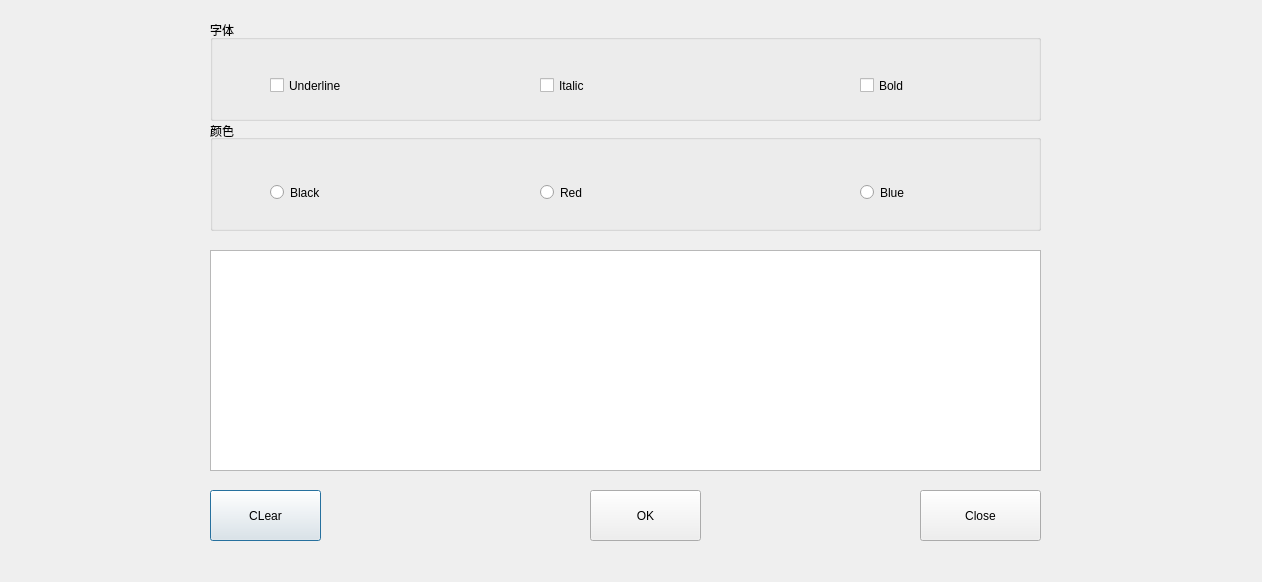
<?xml version="1.0" encoding="UTF-8"?>
<ui version="4.0">
 <class>Dialog</class>
 <widget class="QDialog" name="Dialog">
  <property name="geometry">
   <rect>
    <x>0</x>
    <y>0</y>
    <width>1262</width>
    <height>582</height>
   </rect>
  </property>
  <property name="windowTitle">
   <string>Dialog</string>
  </property>
  <property name="windowIcon">
   <iconset resource="image.qrc">
    <normaloff>:/new/prefix1/Data/Qt_logo.ico</normaloff>:/new/prefix1/Data/Qt_logo.ico</iconset>
  </property>
  <widget class="QPlainTextEdit" name="plainTextEdit">
   <property name="geometry">
    <rect>
     <x>210</x>
     <y>250</y>
     <width>831</width>
     <height>221</height>
    </rect>
   </property>
   <property name="cursor" stdset="0">
    <cursorShape>ArrowCursor</cursorShape>
   </property>
  </widget>
  <widget class="QGroupBox" name="GB_SIze">
   <property name="geometry">
    <rect>
     <x>210</x>
     <y>20</y>
     <width>831</width>
     <height>101</height>
    </rect>
   </property>
   <property name="cursor">
    <cursorShape>PointingHandCursor</cursorShape>
   </property>
   <property name="layoutDirection">
    <enum>Qt::LeftToRight</enum>
   </property>
   <property name="autoFillBackground">
    <bool>true</bool>
   </property>
   <property name="title">
    <string>字体</string>
   </property>
   <property name="flat">
    <bool>true</bool>
   </property>
   <property name="checkable">
    <bool>false</bool>
   </property>
   <widget class="QCheckBox" name="Check_Underline">
    <property name="geometry">
     <rect>
      <x>60</x>
      <y>50</y>
      <width>121</width>
      <height>31</height>
     </rect>
    </property>
    <property name="text">
     <string>Underline</string>
    </property>
   </widget>
   <widget class="QCheckBox" name="Check_Italic">
    <property name="geometry">
     <rect>
      <x>330</x>
      <y>50</y>
      <width>121</width>
      <height>31</height>
     </rect>
    </property>
    <property name="text">
     <string>Italic</string>
    </property>
   </widget>
   <widget class="QCheckBox" name="Check_Bold">
    <property name="geometry">
     <rect>
      <x>650</x>
      <y>50</y>
      <width>121</width>
      <height>31</height>
     </rect>
    </property>
    <property name="text">
     <string>Bold</string>
    </property>
   </widget>
  </widget>
  <widget class="QGroupBox" name="GB_Color">
   <property name="geometry">
    <rect>
     <x>210</x>
     <y>120</y>
     <width>831</width>
     <height>111</height>
    </rect>
   </property>
   <property name="cursor">
    <cursorShape>PointingHandCursor</cursorShape>
   </property>
   <property name="layoutDirection">
    <enum>Qt::LeftToRight</enum>
   </property>
   <property name="title">
    <string>颜色</string>
   </property>
   <property name="alignment">
    <set>Qt::AlignLeading|Qt::AlignLeft|Qt::AlignVCenter</set>
   </property>
   <property name="flat">
    <bool>true</bool>
   </property>
   <widget class="QRadioButton" name="radio_Bt_Black">
    <property name="geometry">
     <rect>
      <x>60</x>
      <y>60</y>
      <width>120</width>
      <height>25</height>
     </rect>
    </property>
    <property name="text">
     <string>Black</string>
    </property>
   </widget>
   <widget class="QRadioButton" name="radio_Bt_Red">
    <property name="geometry">
     <rect>
      <x>330</x>
      <y>60</y>
      <width>120</width>
      <height>25</height>
     </rect>
    </property>
    <property name="text">
     <string>Red</string>
    </property>
   </widget>
   <widget class="QRadioButton" name="radio_Bt_Blue">
    <property name="geometry">
     <rect>
      <x>650</x>
      <y>60</y>
      <width>120</width>
      <height>25</height>
     </rect>
    </property>
    <property name="text">
     <string>Blue</string>
    </property>
   </widget>
  </widget>
  <widget class="QPushButton" name="Bt_Clear">
   <property name="geometry">
    <rect>
     <x>210</x>
     <y>490</y>
     <width>111</width>
     <height>51</height>
    </rect>
   </property>
   <property name="cursor">
    <cursorShape>PointingHandCursor</cursorShape>
   </property>
   <property name="text">
    <string>CLear</string>
   </property>
   <property name="icon">
    <iconset resource="image.qrc">
     <normaloff>:/new/prefix1/Data/Exit.jpg</normaloff>:/new/prefix1/Data/Exit.jpg</iconset>
   </property>
  </widget>
  <widget class="QPushButton" name="Bt_OK">
   <property name="geometry">
    <rect>
     <x>590</x>
     <y>490</y>
     <width>111</width>
     <height>51</height>
    </rect>
   </property>
   <property name="cursor">
    <cursorShape>PointingHandCursor</cursorShape>
   </property>
   <property name="text">
    <string>OK</string>
   </property>
  </widget>
  <widget class="QPushButton" name="Bt_Close">
   <property name="geometry">
    <rect>
     <x>920</x>
     <y>490</y>
     <width>121</width>
     <height>51</height>
    </rect>
   </property>
   <property name="cursor">
    <cursorShape>PointingHandCursor</cursorShape>
   </property>
   <property name="text">
    <string>Close</string>
   </property>
  </widget>
 </widget>
 <resources>
  <include location="image.qrc"/>
 </resources>
 <connections>
  <connection>
   <sender>Bt_Close</sender>
   <signal>clicked()</signal>
   <receiver>Dialog</receiver>
   <slot>close()</slot>
   <hints>
    <hint type="sourcelabel">
     <x>980</x>
     <y>515</y>
    </hint>
    <hint type="destinationlabel">
     <x>630</x>
     <y>290</y>
    </hint>
   </hints>
  </connection>
  <connection>
   <sender>Bt_Clear</sender>
   <signal>clicked()</signal>
   <receiver>plainTextEdit</receiver>
   <slot>clear()</slot>
   <hints>
    <hint type="sourcelabel">
     <x>265</x>
     <y>515</y>
    </hint>
    <hint type="destinationlabel">
     <x>625</x>
     <y>360</y>
    </hint>
   </hints>
  </connection>
  <connection>
   <sender>Bt_OK</sender>
   <signal>clicked()</signal>
   <receiver>Dialog</receiver>
   <slot>accept()</slot>
   <hints>
    <hint type="sourcelabel">
     <x>645</x>
     <y>515</y>
    </hint>
    <hint type="destinationlabel">
     <x>630</x>
     <y>290</y>
    </hint>
   </hints>
  </connection>
 </connections>
</ui>
